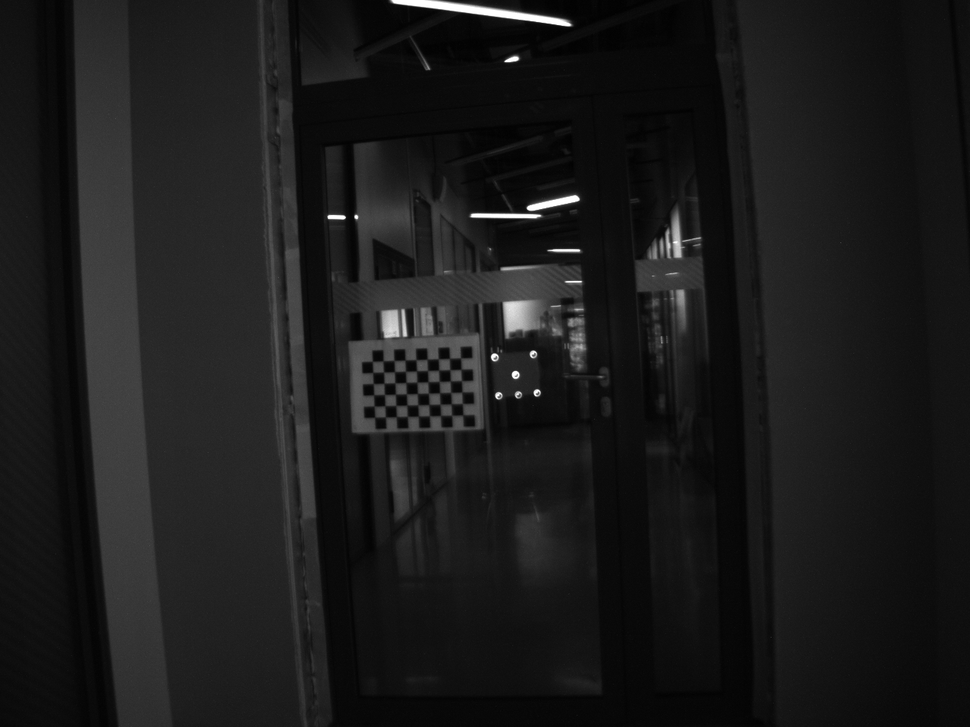
#> input picture DroneProject/calibrate15.png, 970 x 727 px, shrunk from 1280 x 960 before the run; its folder holds only this picture in this run
$ python calibrate.py calibrate15.png
#> lines starting #> are read from the running program, lines starting #| are printed output that depends on the picture; after the words box and inside, x2 and y2 are one past the last pixel; in counts of white or black regions, pixels touching at a corner belong together; long printed decimals are rounded
#!/usr/bin/env python

'''
camera calibration for distorted images with chess board samples
reads distorted images, calculates the calibration and write undistorted images
usage:
    calibrate.py [--debug <output path>] [--square_size] [<image mask>]
default values:
    --debug:    ./output/
    --square_size: 1.0
    <image mask> defaults to ../data/left*.jpg
'''

# Python 2/3 compatibility
from __future__ import print_function

import numpy as np
import cv2

# local modules

# built-in modules
import os


def splitfn(fn):
    path, fn = os.path.split(fn)
    name, ext = os.path.splitext(fn)
    return path, name, ext

if __name__ == '__main__':
    import sys
    import getopt
    from glob import glob

    args, img_mask = getopt.getopt(sys.argv[1:], '', ['debug=', 'square_size='])
    args = dict(args)
    args.setdefault('--debug', './output/')
    args.setdefault('--square_size', 3.6)
    if not img_mask:
        img_mask = 'calibrate*.png'  # default
    else:
        img_mask = img_mask[0]
    print (img_mask)
    img_names = glob(img_mask)
    print(img_names)
    debug_dir = args.get('--debug')
    if not os.path.isdir(debug_dir):
        os.mkdir(debug_dir)
    square_size = float(args.get('--square_size'))

    pattern_size = (9, 6)
    pattern_points = np.zeros((np.prod(pattern_size), 3), np.float32)
    pattern_points[:, :2] = np.indices(pattern_size).T.reshape(-1, 2)
    pattern_points *= square_size

    obj_points = []
    img_points = []
    h, w = 0, 0
    img_names_undistort = []
    for fn in img_names:
        print('processing %s... ' % fn, end='')
        img = cv2.imread(fn, 0)
#> img is the input picture: shape (727, 970); min 1, max 255, mean 26.8
        if img is None:
            print("Failed to load", fn)
            continue

        h, w = img.shape[:2]
#> h = 727; w = 970
        found, corners = cv2.findChessboardCorners(img, pattern_size)
#> found = True; corners = 54 rows, first 8: [462.8, 414.8], [451.5, 415], [440.5, 415.4], [429.3, 415.5], [418.4, 415.8], [407.3, 416.2], [396.4, 416.4], [385.3, 416.8]
        if found:
            term = (cv2.TERM_CRITERIA_EPS + cv2.TERM_CRITERIA_COUNT, 30, 0.1)
            cv2.cornerSubPix(img, corners, (5, 5), (-1, -1), term)

        if debug_dir:
            vis = cv2.cvtColor(img, cv2.COLOR_GRAY2BGR)
            cv2.drawChessboardCorners(vis, pattern_size, corners, found)
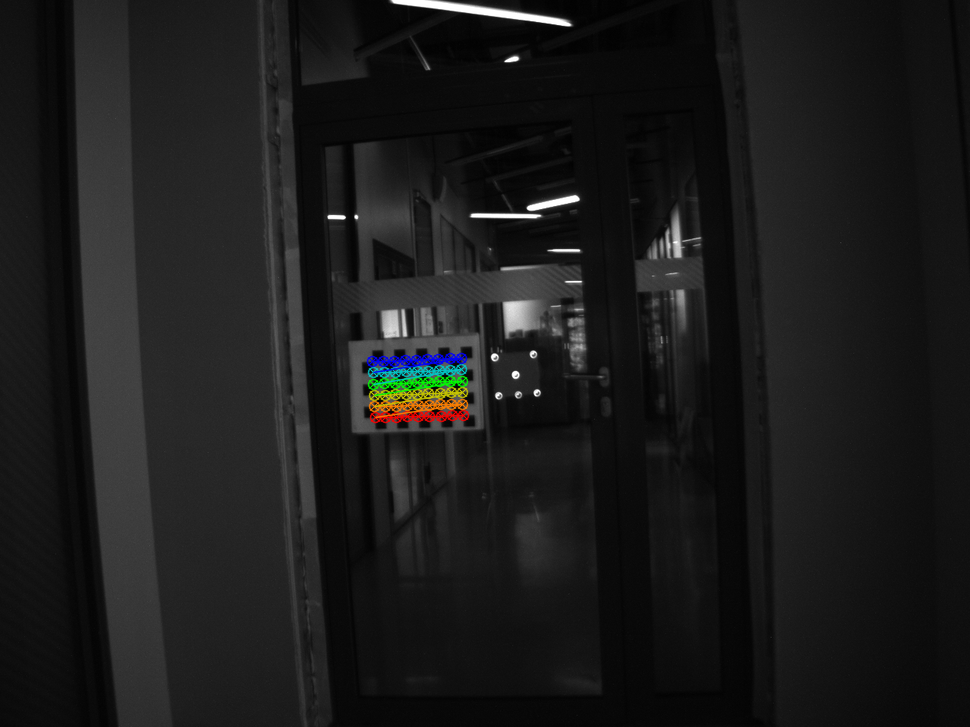
#> vis: shape (727, 970, 3); 0.86% of pixels changed, all inside (x1, y1, x2, y2) = (366, 352, 470, 424)
            path, name, ext = splitfn(fn)
            outfile = debug_dir + name + '_chess.png'
            cv2.imwrite(outfile, vis)
            if found:
                img_names_undistort.append(outfile)

        if not found:
            print('chessboard not found')
            continue

        img_points.append(corners.reshape(-1, 2))
        obj_points.append(pattern_points)

        print('ok')

    # calculate camera distortion
    #print(obj_points)
    #print(img_points)

    rms, camera_matrix, dist_coefs, rvecs, tvecs = cv2.calibrateCamera(obj_points, img_points, (w, h), None, None)
#> rms = 0.0627; camera_matrix = [[1456.5, 0, 514.6], [0, 1439.8, 301], [0, 0, 1]]; dist_coefs = [[1.36, -168.2, 0.073, -0.00126, 4373.5]]; rvecs = ([0.23, -0.0825, 3.09],); tvecs = ([-16.29, 36.1, 465.9],)

    print("\nRMS:", rms)
#| RMS: 0.06273
    print("camera matrix:\n", camera_matrix)
#| camera matrix:
#|  [[1.45654247e+03 0.00000000e+00 5.14560681e+02]
#|  [0.00000000e+00 1.43981955e+03 3.01028302e+02]
#|  [0.00000000e+00 0.00000000e+00 1.00000000e+00]]
    print("distortion coefficients: ", dist_coefs.ravel())
#| distortion coefficients:  [ 1.35581394e+00 -1.68208060e+02  7.30263544e-02 -1.25718460e-03
#|   4.37353020e+03]

    # undistort the image with the calibration
    print('')
    for img_found in img_names_undistort:
        img = cv2.imread(img_found)

        h,  w = img.shape[:2]
        newcameramtx, roi = cv2.getOptimalNewCameraMatrix(camera_matrix, dist_coefs, (w, h), 1, (w, h))
#> newcameramtx = [[5546.2, 0, 470.5], [0, 2377.8, 478.8], [0, 0, 1]]; roi = (418, 448, 125, 49)

        dst = cv2.undistort(img, camera_matrix, dist_coefs, None, newcameramtx)
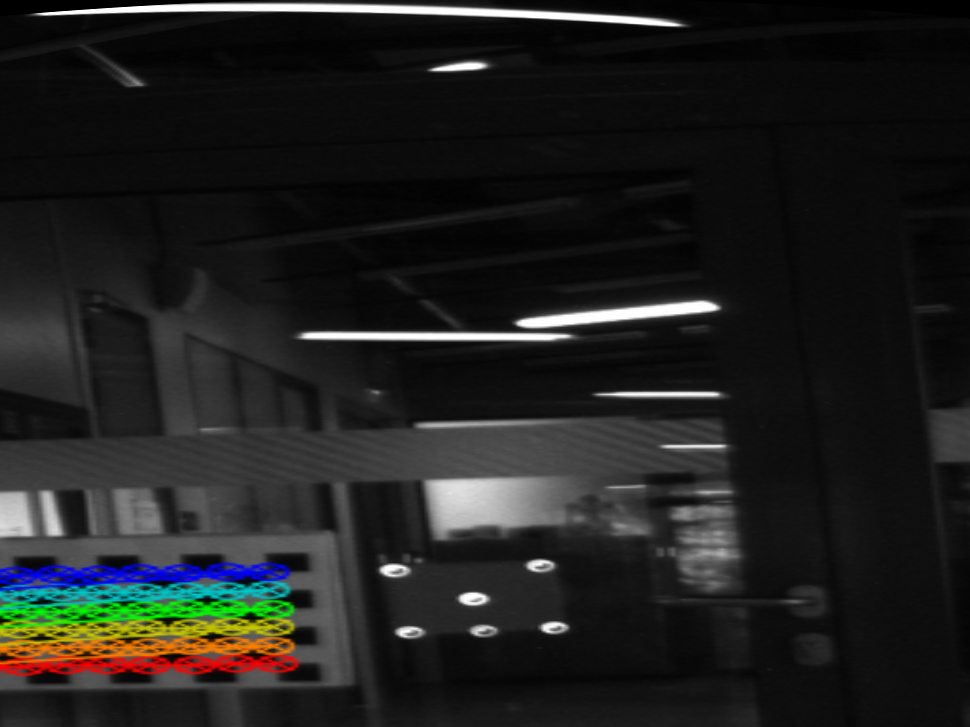
#> dst: shape (727, 970, 3); mean B, G, R 30.7, 32.2, 31.7

        # crop and save the image
        x, y, w, h = roi
#> x = 418; y = 448; w = 125; h = 49
        dst = dst[y:y+h, x:x+w]
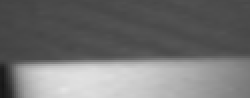
#> dst: shape (49, 125, 3) (shown 2 times larger); min 22, max 228, mean 113.8
        outfile = img_found + '_undistorted.png'
        print('Undistorted image written to: %s' % outfile)
        cv2.imwrite(outfile, dst)

cv2.destroyAllWindows()

$ run again, on DroneProject/calibrate21.png
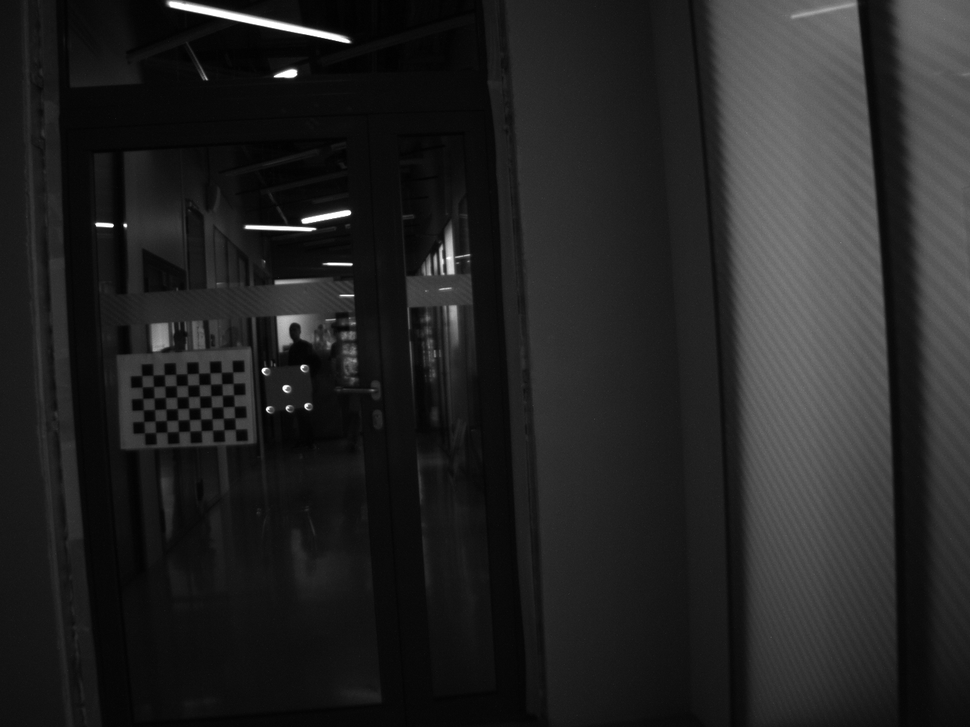
#> input picture DroneProject/calibrate21.png, 970 x 727 px, shrunk from 1280 x 960 before the run
#> img is the input picture: shape (727, 970); min 1, max 255, mean 35.3
#> found = True; corners = 54 rows, first 8: [235.1, 429.2], [224.3, 429.4], [212.3, 429.9], [201.5, 430.3], [189.6, 431.2], [178.8, 431.2], [166.7, 431.8], [155.7, 432.4]
#> `cv2.drawChessboardCorners(vis, pattern_size, corners, found)`:
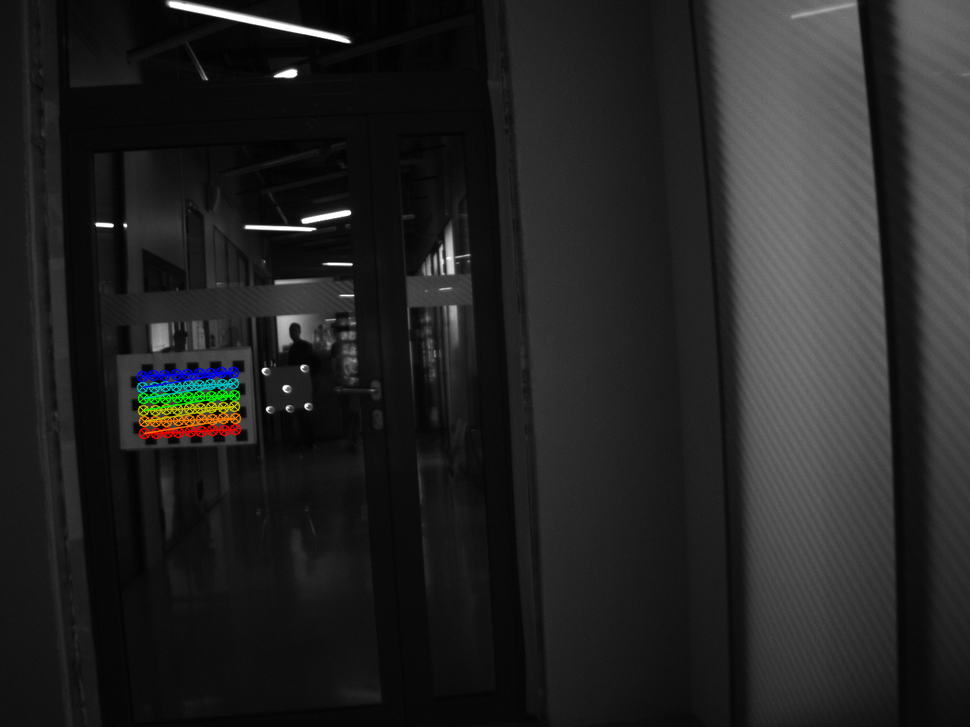
#> vis: shape (727, 970, 3); 0.88% of pixels changed, all inside (x1, y1, x2, y2) = (136, 366, 242, 440)
#> rms = 0.0876; camera_matrix = [[7296.8, 0, 485.1], [0, 7442.8, 362.1], [0, 0, 1]]; dist_coefs = [[3.64, -1134, 0.108, -0.0321, -3.52]]; rvecs = ([0.156, -0.28, 3.09],); tvecs = ([-78.53, 20.45, 2312.5],)
#| RMS: 0.0876
#| camera matrix:
#|  [[7.29683817e+03 0.00000000e+00 4.85080701e+02]
#|  [0.00000000e+00 7.44275923e+03 3.62096688e+02]
#|  [0.00000000e+00 0.00000000e+00 1.00000000e+00]]
#| distortion coefficients:  [ 3.64237437e+00 -1.13401687e+03  1.08304226e-01 -3.20883473e-02
#|  -3.51551575e+00]
#> newcameramtx = [[6939.6, 0, 480.1], [0, 7137, 373.8], [0, 0, 1]]; roi = (20, 22, 926, 694)
#> `x, y, w, h = roi`: x = 20; y = 22; w = 926; h = 694
#> `dst = dst[y:y+h, x:x+w]`:
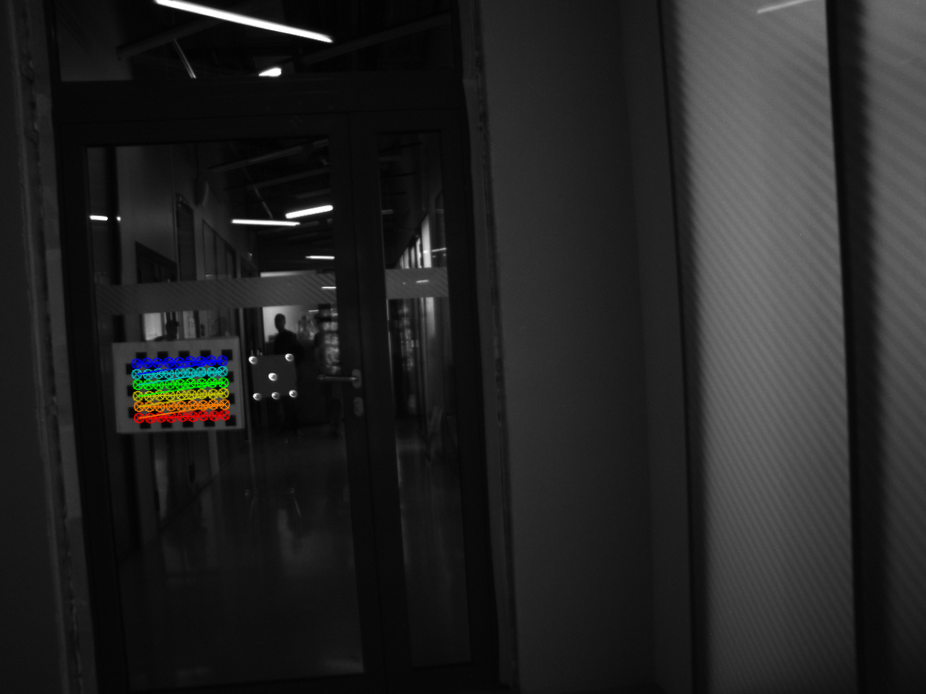
#> dst: shape (694, 926, 3); mean B, G, R 35.8, 36.1, 36
